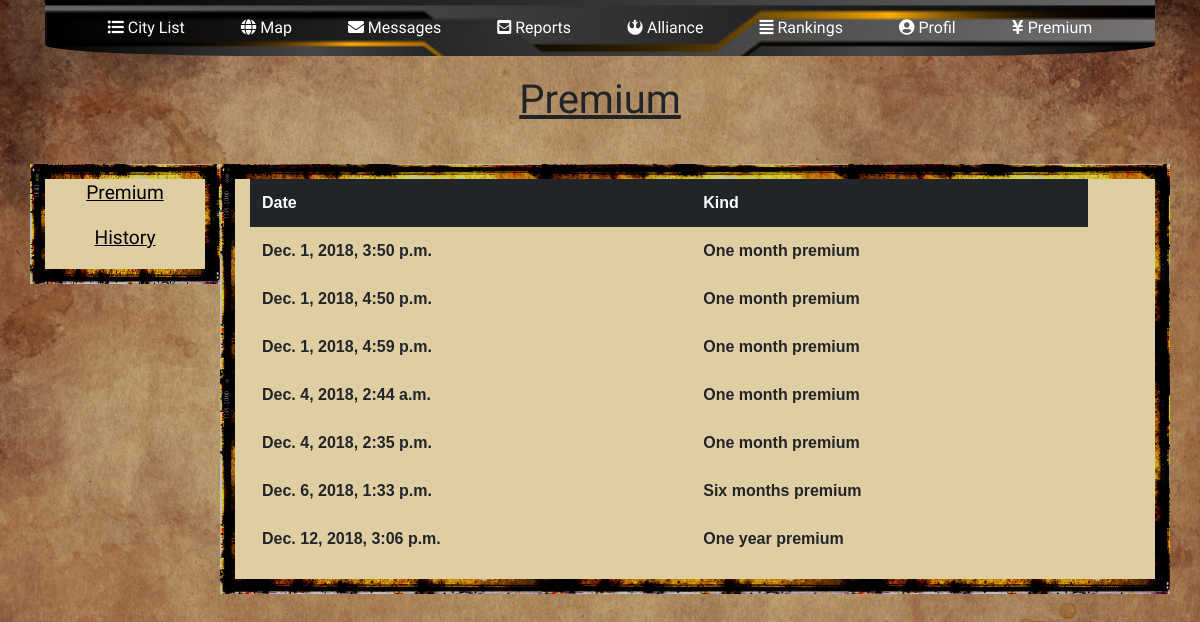
Page /premium/historia/ (signed in) on the earlier database version.
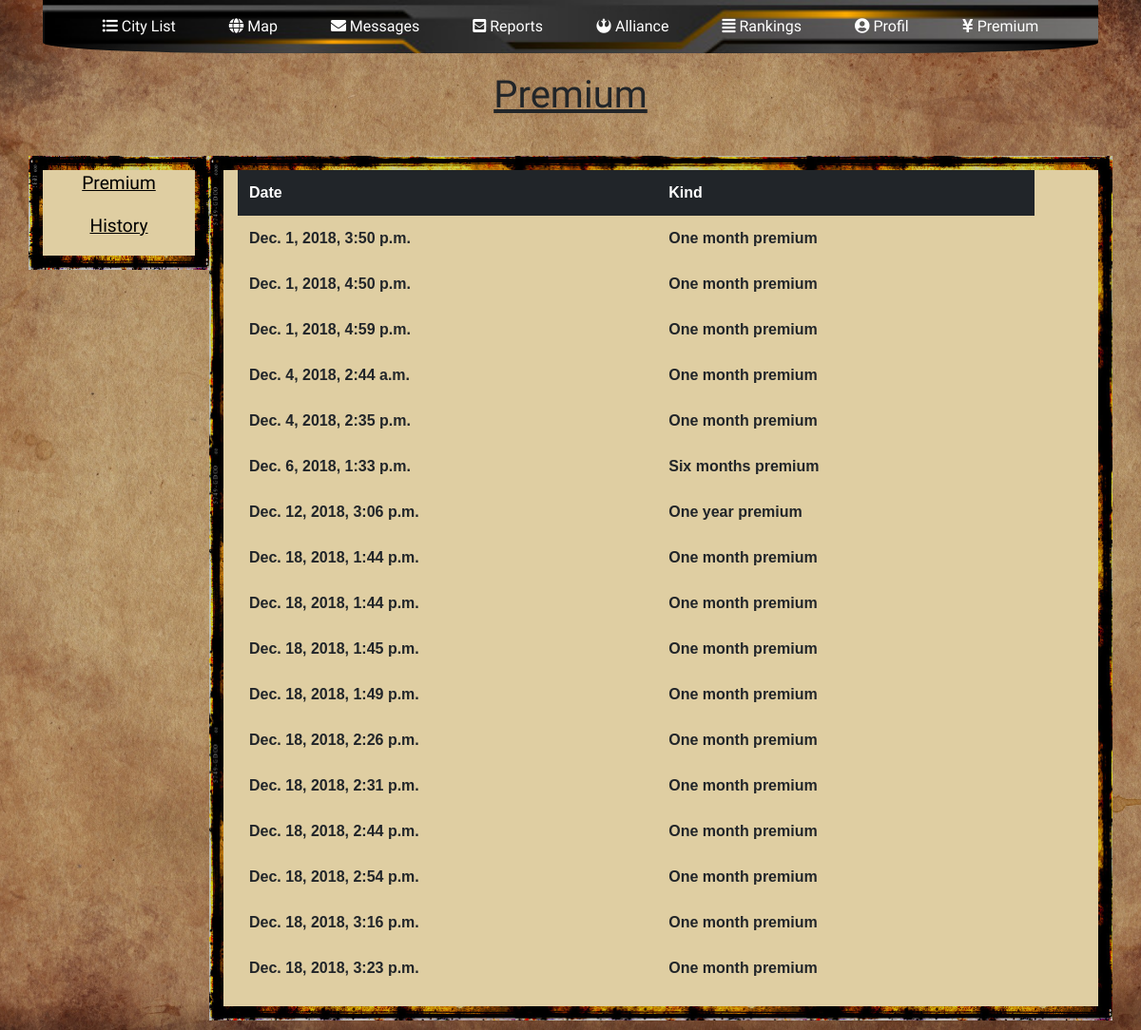
Same page on the later database version.
### premium/models.py (models this page shows)
class Tranzakcja(models.Model):
    buyer = models.ForeignKey(User, on_delete=models.CASCADE)
    type_of_premium = models.IntegerField(default=1)
    buying_date = models.DateTimeField(default=timezone.now)

### premium/views.py (the view)
# urls.py: path('historia/', views.premium_history, name='premium_history'),
@login_required(login_url=main_page)
def premium_history(request):
    user = request.user
    tranzakcje = Tranzakcja.objects.all().filter(buyer=user)
    return render(request, 'platnosci.html', {'tranzakcje': tranzakcje})

### premium/templates/platnosci.html (shortened to what this page needs)
<!doctype html>
<html lang="en">
<head>
    {% load static %}
    <link rel="stylesheet" href="https://stackpath.bootstrapcdn.com/bootstrap/4.1.3/css/bootstrap.min.css">
    <link rel="stylesheet" href="{% static 'premium/premiumCss.css' %}">
    <link rel="stylesheet" href="https://use.fontawesome.com/releases/v5.5.0/css/all.css">
</head>
<body>
    <div class="container">
        <nav class="navbar navbar-expand-lg navbar-dark center">
            <div class="custom-center">
                <div class="collapse navbar-collapse" id="navbarNav">
                    <ul class="navbar-nav">
                        <li class="nav-item active">
                            <a class="nav-link" href="../../miasto/city_list/"><i class="fas fa-list-ul"></i> City List</a>
                        </li>
                        <li class="nav-item active">
                            <a class="nav-link" href="../../mapa/"><i class="fas fa-globe"></i> Map</a>
                        </li>
                        <li class="nav-item active">
                            <a class="nav-link" href="../../wiadomosci/"><i class="fas fa-envelope"></i> Messages</a>
                        </li>
                        <li class="nav-item active">
                            <a class="nav-link" href="../../raporty/"><i class="fas fa-envelope-square"></i> Reports</a>
                        </li>
                        <li class="nav-item active">
                            <a class="nav-link" href="../../sojusz/"><i class="fab fa-rebel"></i> Alliance</a>
                        </li>
                        <li class="nav-item active">
                            <a class="nav-link" href="../../rankingi/"><i class="fas fa-align-justify"></i> Rankings</a>
                        </li>
                        <li class="nav-item active">
                            <a class="nav-link" href="../../profil/"><i class="fas fa-user-circle"></i> Profil</a>
                        </li>
                        <li class="nav-item active">
                            <a class="nav-link" href="../../premium/"><i class="fas fa-yen-sign"></i> Premium</a>
                        </li>
                    </ul>
                </div>
            </div>
        </nav>
    </div>
    <h1 class="text-center" style="font-family: 'Lobster', sans-serif; margin: 20px;"><u>Premium </u></h1>
    <div class="container">
        <div class="row">
            <div class="col-lg-2 premiumPanel text-center">
                <p class="premiumText"><a href="../"><u>Premium</u></a></p>
                <p class="premiumText"><a href=""><u>History</u></a></p>
            </div>
            <div class="col-lg-10 premiumPanel text-center">
                <table class="table table-borderless table-hover">
                    <thead class="thead-dark">
                    <tr>
                        <th>Date</th>
                        <th>Kind</th>
                    </tr>
                    </thead>
                    {% for tranzakcja in tranzakcje %}
                    <tr>
                        <td>{{ tranzakcja.buying_date }}</td>
                        {% if tranzakcja.type_of_premium == 1%}
                        <td>One month premium</td>
                        {% endif %}
                        {% if tranzakcja.type_of_premium == 2%}
                        <td>Six months premium</td>
                        {% endif %}
                        {% if tranzakcja.type_of_premium == 3%}
                        <td>One year premium</td>
                        {% endif %}
                        <td>{{ message.created_date }}</td>
                    </tr>
                    {% endfor %}
                </table>
            </div>
        </div>
    </div>
</body>
</html>

### premium/static/premium/premiumCss.css (style rules this page uses)
body { background: url('../cityMap/assets/yellowBackground2.png') no-repeat center center fixed; background-size: cover; }
nav { background: url('../cityMap/assets/yellowBackground3.png'); background-size: 100%; border-bottom-left-radius: 20%; border-bottom-right-radius: 20%; font-family: 'Lobster'; }
.custom-center { margin: auto; }
nav li { margin-left: 20px; margin-right: 20px; }
.premiumPanel { background-color: rgb(223, 206, 162); border: 15px solid transparent; border-image: url('../cityMap/assets/border8.png') 30 round; height: 100%; margin-bottom: 10px; margin-top: 20px; }
.premiumText a { font-family: 'Lobster'; font-size: 1.2em; color: black; }
th, td { border-top: none; font-weight: bold; text-align: left; }
table { font-family: arial, sans-serif; }

Differences in the rows shown:
added Tranzakcja: buying_date "Dec. 18, 2018, 1:44 p.m.", type_of_premium "One month premium"
added Tranzakcja: buying_date "Dec. 18, 2018, 1:44 p.m.", type_of_premium "One month premium"
added Tranzakcja: buying_date "Dec. 18, 2018, 1:45 p.m.", type_of_premium "One month premium"
added Tranzakcja: buying_date "Dec. 18, 2018, 1:49 p.m.", type_of_premium "One month premium"
added Tranzakcja: buying_date "Dec. 18, 2018, 2:26 p.m.", type_of_premium "One month premium"
added Tranzakcja: buying_date "Dec. 18, 2018, 2:31 p.m.", type_of_premium "One month premium"
added Tranzakcja: buying_date "Dec. 18, 2018, 2:44 p.m.", type_of_premium "One month premium"
added Tranzakcja: buying_date "Dec. 18, 2018, 2:54 p.m.", type_of_premium "One month premium"
added Tranzakcja: buying_date "Dec. 18, 2018, 3:16 p.m.", type_of_premium "One month premium"
added Tranzakcja: buying_date "Dec. 18, 2018, 3:23 p.m.", type_of_premium "One month premium"
